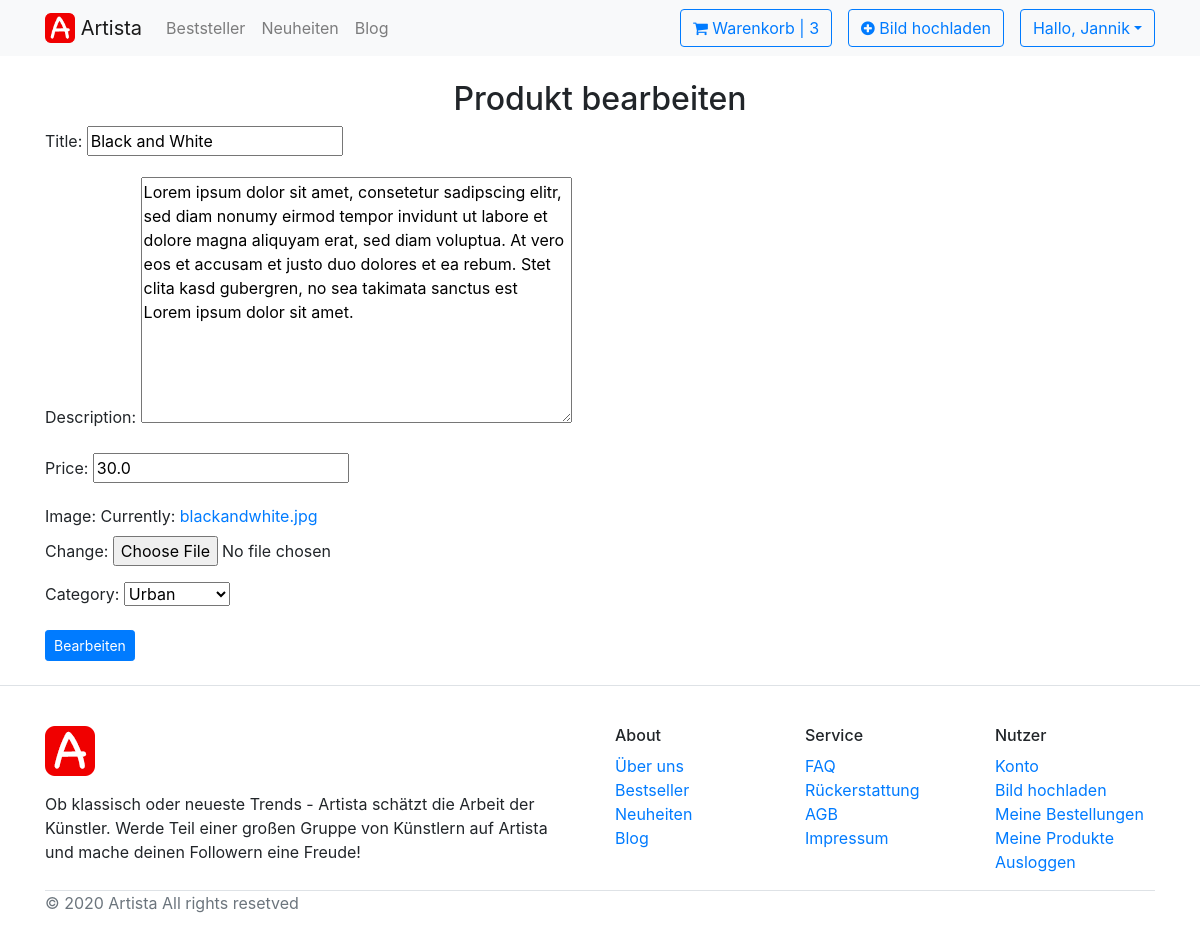
/detail/4/update/ (signed in), run on the app's committed database.
### Profile/models.py (models this page shows)
class ShopUser(AbstractUser):
    profile_picture = models.ImageField(upload_to='profile_pictures/', blank=True, null=True)
    instagram_handle = models.CharField(max_length=100, blank=True, null=True)

### Shop/models.py (models this page shows, shortened)
class Product(models.Model):
    PRODUCT_CATEGORIES = [
        ('L', 'Landschaft'),
        ('P', 'Portrait'),
        ('U', 'Urban'),
        ('S', 'Sport'),
        ('A', 'Artwork'),
        ('M', 'Makro'),
    ]
    title = models.CharField(max_length=100)
    description = models.TextField(blank=True, null=True)
    price = models.FloatField()
    creator = models.ForeignKey(ShopUser,
                                on_delete=models.CASCADE,
                                related_name='user',
                                related_query_name='users')
    image = models.ImageField(null=True)
    category = models.CharField(max_length=1,
                                choices=PRODUCT_CATEGORIES,
                                )
    class Meta:
        ordering = ['creator', 'title']
        verbose_name = 'Product'
        verbose_name_plural = 'Products'

### Shop/views.py (the view)
# urls.py: path('detail/<int:pk>/update/', views.ProductUpdateView.as_view(), name='update'),
class ProductUpdateView(UpdateView):
    model = Product
    form_class = ProductForm
    template_name = 'Shop/edit.html'
    success_url = reverse_lazy('home')
    def get_context_data(self, **kwargs):
        context = super(ProductUpdateView, self).get_context_data(**kwargs)
        user = self.request.user
        can_update = False
        if not user.is_anonymous and self.request.user == self.get_object().creator:
            can_update = True
            context['can_update'] = can_update
            return context

### Shop/forms.py
class ProductForm(forms.ModelForm):
    class Meta:
        model = Product
        fields = ['title', 'description', 'price', 'image', 'category']
        widgets = {
            'creator': forms.HiddenInput(),
        }

### Shop/context_processors.py (called while the page is built)
def cartitems_processor(request):
    if Order.objects.all():
        cartItems = 0
        items = Order.objects.all()
        for item in items:
            cartItems = cartItems + item.get_cart_items
    return {'cartItems': cartItems}

### Shop/models.py (called while the page is built)
    @property
    def get_cart_items(self):
        orderitems = self.orderitem_set.all()
        total = sum([item.quantity for item in orderitems])
        return total

### Shop/templates/Shop/edit.html (shortened to what this page needs)
{% extends 'Shop/base.html' %}
{% load static %}
{% block content %}
    <div class="container">
{% block logged_in_content %}
    <h2 class="text-center mt-4">Produkt bearbeiten</h2>
        {% if can_update %}
            <form method="POST">
                {{ form.as_p }}
                <button class="btn btn-primary btn-sm" type="submit">Bearbeiten</button>
            </form>
            <br>
        {% endif %}
{% endblock logged_in_content %}
    </div>
{% endblock content %}

### Shop/templates/Shop/utils/navbar.html (shortened to what this page needs)
{% load static %}
<nav class="navbar navbar-expand-lg navbar-light bg-light">
<div class="container">
  <a class="navbar-brand" href="{% url 'home' %}">
     <img src=" {% static '/images/Artista_Logo.png' %}" width="30" height="30" class="d-inline-block align-top" alt="">
      Artista
  </a>
  <div class="collapse navbar-collapse" id="navbarSupportedContent">
    <ul class="navbar-nav mr-auto">
      <li class="nav-item">
        <a class="nav-link" href="#">Beststeller </a>
      </li>
      <li class="nav-item">
        <a class="nav-link" href="#">Neuheiten </a>
      </li>
      <li class="nav-item">
        <a class="nav-link" href="#">Blog </a>
      </li>
    </ul>
    <ul class="navbar-nav ml-auto">
      <li class="nav-item">
          <a class="btn btn-outline-primary" href="{% url 'cart' %}"><i class="fa fa fa-shopping-cart fa-sm"></i> Warenkorb | {{ cartItems }}</a>
      </li>
      {% if user.is_authenticated or shopuser.is_authenticated %}
      <li class="nav-item px-3">
        <a class="btn btn-outline-primary" href="{% url 'upload' %}"><i class="fa fa fa-plus-circle fa-sm"></i> Bild hochladen</a>
      </li>
        <div class="dropdown">
        <button class="btn btn-outline-primary dropdown-toggle" type="button" id="dropdownMenuButton" data-toggle="dropdown" aria-haspopup="true" aria-expanded="false">Hallo, {{ user.username | title }}</button>
</div>
      {% else %}
      <li>
        <a class="btn btn-warning ml-3" href="{% url 'login' %}">Anmelden</a>
      </li>
      {% endif %}
    </ul>
  </div>
</div>
</nav>

### data on the page
ShopUser: username "Jannik"
Product: title "Black and White", description "Lorem ipsum dolor sit amet, consetetur sadipscing elitr, sed diam nonumy eirmod tempor invidunt ut labore et dolore magna aliquyam erat, sed diam voluptua. At vero eos et accusam et justo duo dolores et ea rebum. Stet clita kasd gubergren, no sea takimata sanctus est Lorem ipsum dolor sit amet.", price "30.0", category "Urban"

### other printed values
{{ cartItems }} "3"
